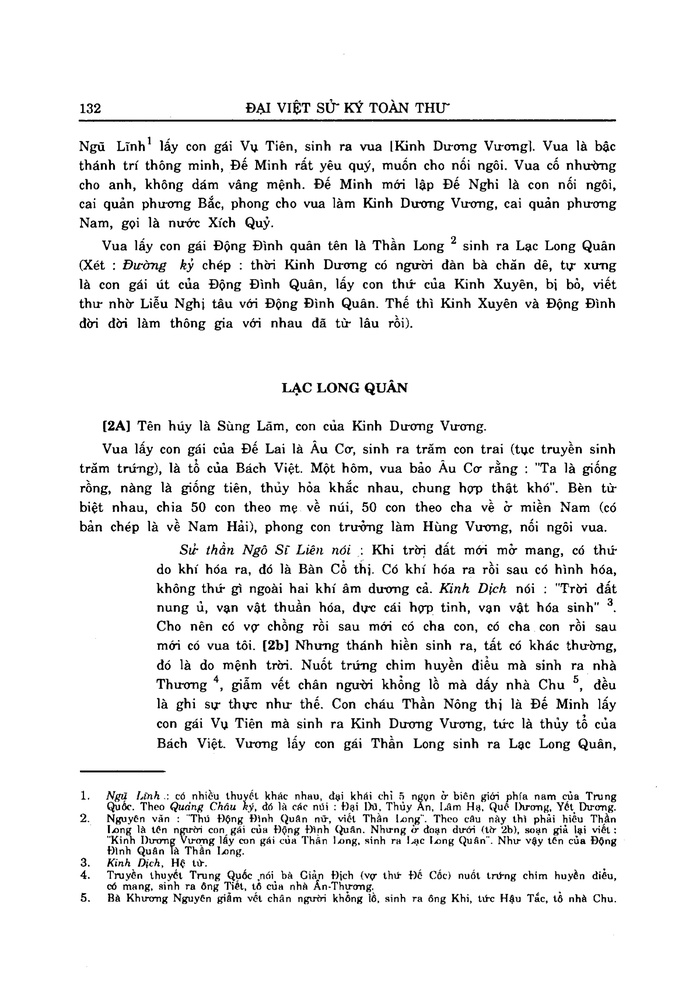
#> input picture data/convert/image/page_0131.jpg, 696 x 1000 px, shrunk from 1890 x 2717 before the run
$ python -i simple_pipeline.py   (imports and definitions only)
#> lines starting #> are read from the running program, lines starting #| are printed output that depends on the picture; after the words box and inside, x2 and y2 are one past the last pixel; in counts of white or black regions, pixels touching at a corner belong together
"""
Pipeline đơn giản: Xử lý ảnh → Detect bbox → Align với TXT → Crop dataset

INPUT:
- data/raw/images/page_001.png, page_002.png, ...
- data/raw/gt/page_001.txt, page_002.txt, ...

OUTPUT:
- data/processed/dataset/train/
- data/processed/dataset/val/
- data/processed/dataset/test/
"""

import os
import cv2
import numpy as np
from pathlib import Path
from paddleocr import PaddleOCR
from tqdm import tqdm
import json
import random
import re

# ===================== CONFIG =====================
class Config:
    # Input
    RAW_IMAGES_DIR = Path('/data/convert/image')
    RAW_GT_DIR = Path('/data/processed/text')

    # Output
    OUTPUT_DIR = Path('/data/processed')
    PREPROCESSED_DIR = OUTPUT_DIR / 'preprocessed'
    DETECTION_DIR = OUTPUT_DIR / 'detection'
    DATASET_DIR = OUTPUT_DIR / 'dataset'

    # Preprocessing
    DPI = 300
    REMOVE_BORDERS = True
    ENHANCE_CONTRAST = True
    DENOISE = True

    # OCR
    OCR_LANG = 'vi'
    USE_GPU = True

    # Alignment
    SIMILARITY_THRESHOLD = 0.6

    # Dataset split
    TRAIN_RATIO = 0.8
    VAL_RATIO = 0.1

    # Test mode
    TEST_MODE = True
    TEST_PAGES = 2


# ===================== BƯỚC 1: PREPROCESS =====================
def preprocess_image(image_path, output_path=None):
    """Xử lý 1 ảnh: xóa viền, nhiễu, tăng tương phản"""
#> called with image_path = '../data/convert/image/page_0131.jpg'

    try:
        img = cv2.imread(str(image_path))
#> img is the input picture: shape (1000, 696, 3); min 0, max 255, mean 237.5
        if img is None:
            print(f"⚠️ Cannot read image: {image_path}")
            return None

        # 1. Xóa viền
        if Config.REMOVE_BORDERS:
            gray = cv2.cvtColor(img, cv2.COLOR_BGR2GRAY)
            coords = cv2.findNonZero(cv2.bitwise_not(gray))
#> coords = contour of 187291 points, box (x1, y1, x2, y2) (72, 48, 664, 968), area 118356
            if coords is not None:
                x, y, w, h = cv2.boundingRect(coords)
#> x = 72; y = 48; w = 592; h = 920
                padding = 10
                x = max(0, x - padding)
#> x = 62
                y = max(0, y - padding)
#> y = 38
                w = min(img.shape[1] - x, w + 2*padding)
#> w = 612
                h = min(img.shape[0] - y, h + 2*padding)
#> h = 940
                img = img[y:y+h, x:x+w]
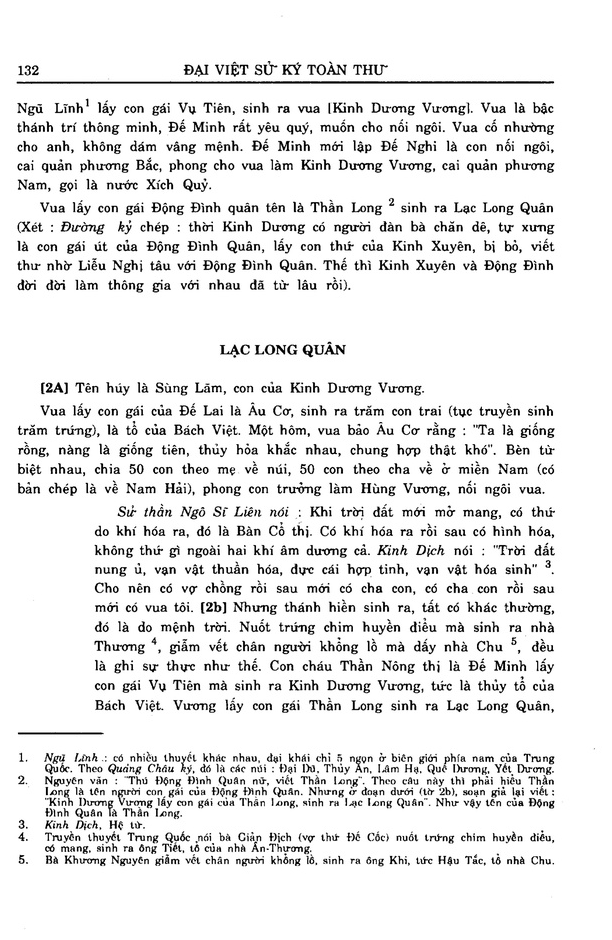
#> img: shape (940, 612, 3); min 0, max 255, mean 233.8

        # 2. Xóa nhiễu
        if Config.DENOISE:
            img = cv2.GaussianBlur(img, (3, 3), 0)
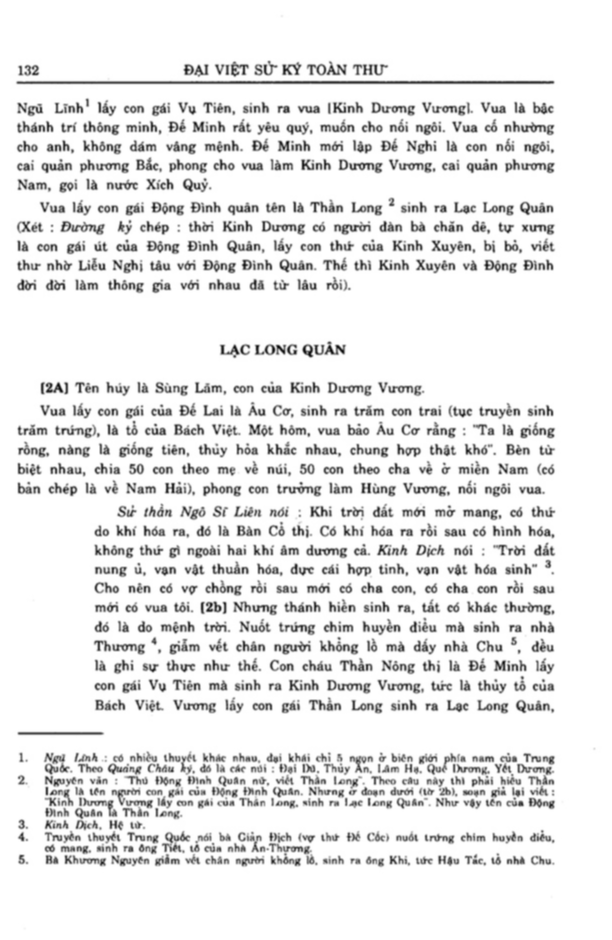
#> img: shape (940, 612, 3); min 12, max 255, mean 233.8

        # 3. Tăng độ tương phản
        if Config.ENHANCE_CONTRAST:
            # Nếu ảnh đã là grayscale từ bước 1, không cần convert lại
            if len(img.shape) == 3:
                gray = cv2.cvtColor(img, cv2.COLOR_BGR2GRAY)
#> gray: shape (940, 612)
            else:
                gray = img
            clahe = cv2.createCLAHE(clipLimit=2.0, tileGridSize=(8,8))
            img = clahe.apply(gray)
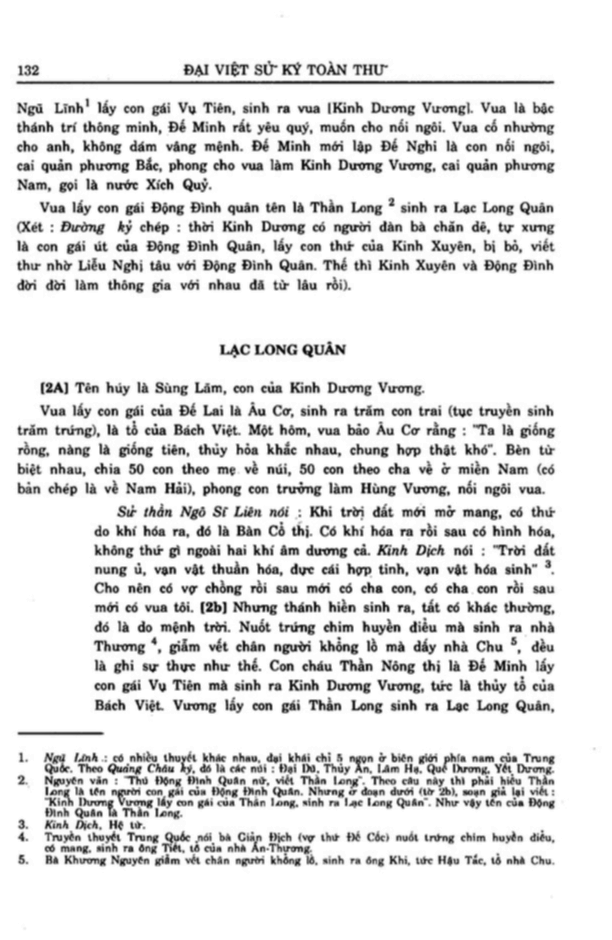
#> img: shape (940, 612); min 10, max 255, mean 228.2

        # Kiểm tra ảnh có hợp lệ không
        if img is None or img.size == 0:
            print(f"⚠️ Processed image is empty: {image_path}")
            return None

        if output_path:
            success = cv2.imwrite(str(output_path), img)
            if not success:
                print(f"⚠️ Failed to save image: {output_path}")
                return None

        return img

    except Exception as e:
        print(f"❌ Error processing image {image_path}: {e}")
        return None


# [438 lines left out: functions preprocess_all_images, detect_boxes_paddleocr, visualize_boxes, load_ground_truth_txt, calculate_similarity, align_boxes_with_txt and 3 more, not called in this run]


# [2 lines not run here, left out]

>>> result = preprocess_image('../data/convert/image/page_0131.jpg')

$ run again, on data/convert/image/page_0137.jpg
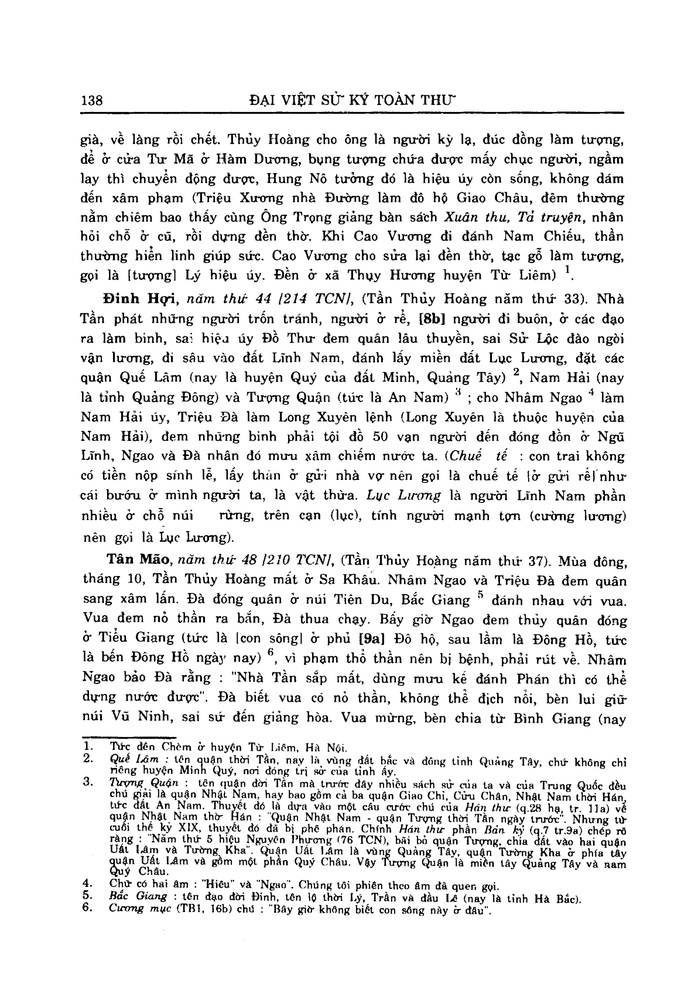
#> input picture data/convert/image/page_0137.jpg, 698 x 1000 px, shrunk from 1897 x 2717 before the run
#> in preprocess_image, img is the input picture: shape (1000, 698, 3); min 0, max 255, mean 232.7
#> coords = contour of 240209 points, box (x1, y1, x2, y2) (72, 88, 632, 944), area 149575
#> in preprocess_image, `x, y, w, h = cv2.boundingRect(coords)`: x = 72; y = 88; w = 560; h = 856
#> in preprocess_image, `x = max(0, x - padding)`: x = 62
#> in preprocess_image, `y = max(0, y - padding)`: y = 78
#> in preprocess_image, `w = min(img.shape[1] - x, w + 2*padding)`: w = 580
#> in preprocess_image, `h = min(img.shape[0] - y, h + 2*padding)`: h = 876
#> in preprocess_image, `img = cv2.GaussianBlur(img, (3, 3), 0)`:
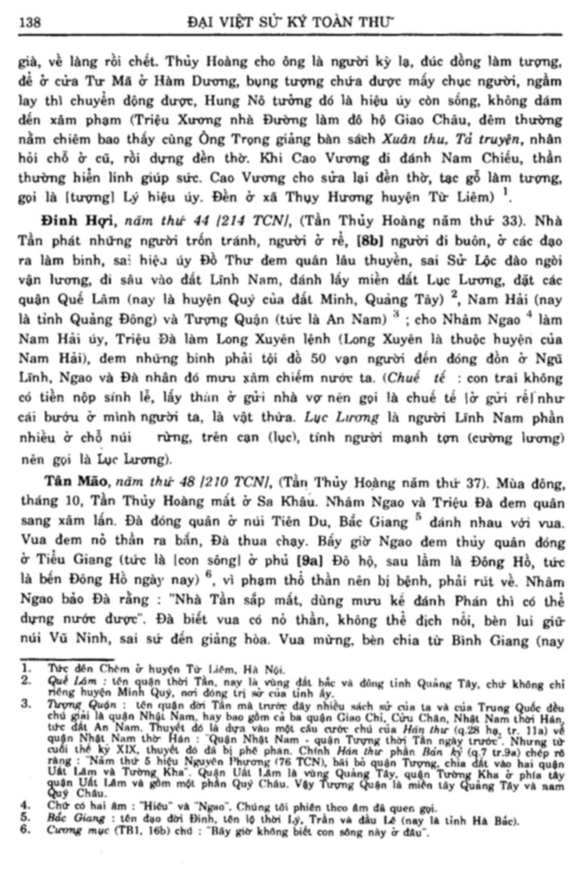
#> img: shape (876, 580, 3); min 8, max 255, mean 224.4
#> in preprocess_image, `img = clahe.apply(gray)`:
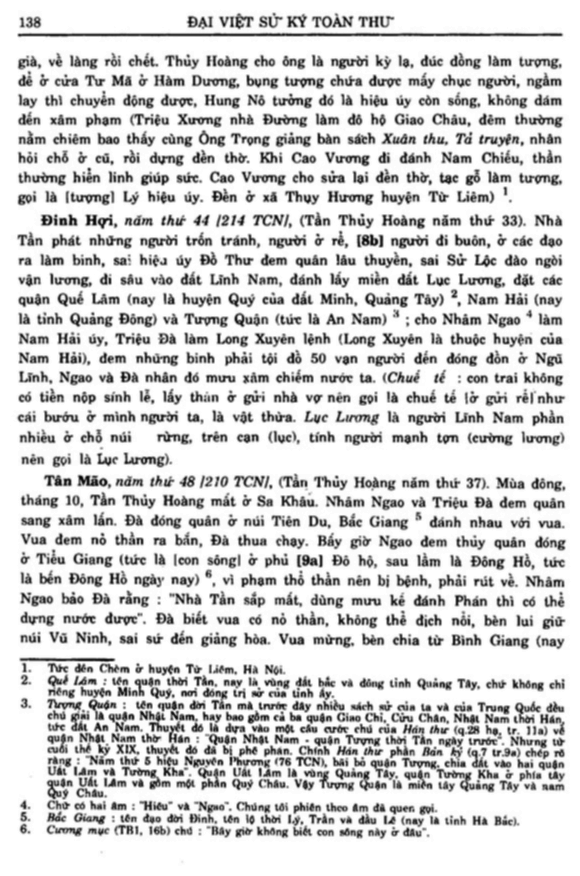
#> img: shape (876, 580); min 5, max 255, mean 214.5

$ run again, on data/convert/image/page_0138.jpg
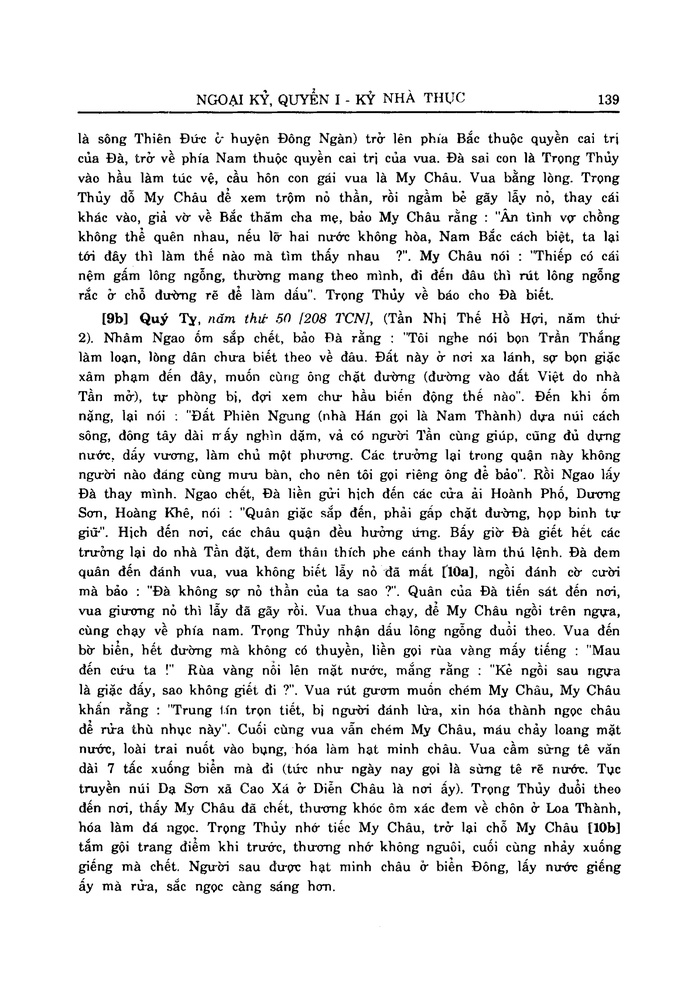
#> input picture data/convert/image/page_0138.jpg, 698 x 1000 px, shrunk from 1897 x 2717 before the run
#> in preprocess_image, img is the input picture: shape (1000, 698, 3); min 0, max 255, mean 233.4
#> coords = contour of 236924 points, box (x1, y1, x2, y2) (72, 86, 624, 928), area 19623
#> in preprocess_image, `x, y, w, h = cv2.boundingRect(coords)`: x = 72; y = 86; w = 552; h = 842
#> in preprocess_image, `x = max(0, x - padding)`: x = 62
#> in preprocess_image, `y = max(0, y - padding)`: y = 76
#> in preprocess_image, `w = min(img.shape[1] - x, w + 2*padding)`: w = 572
#> in preprocess_image, `h = min(img.shape[0] - y, h + 2*padding)`: h = 862
#> in preprocess_image, `img = cv2.GaussianBlur(img, (3, 3), 0)`:
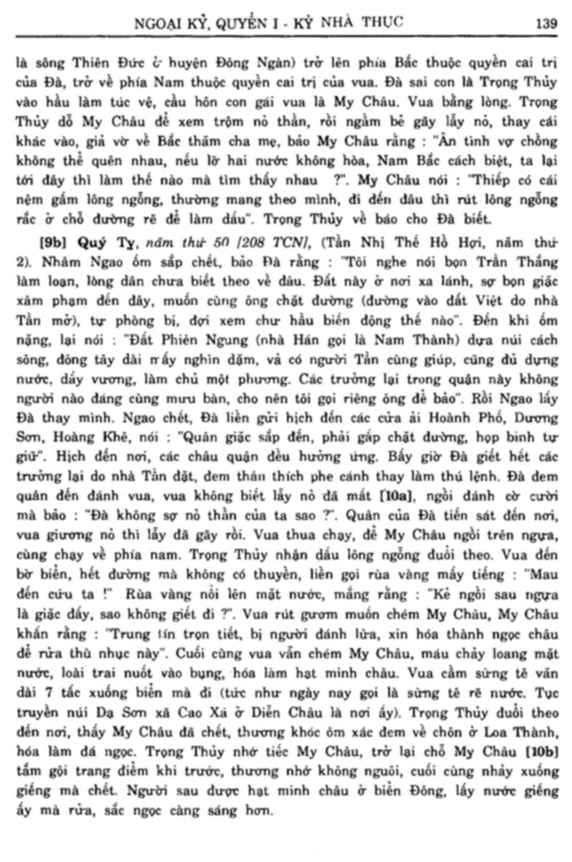
#> img: shape (862, 572, 3); min 12, max 255, mean 224.5
#> in preprocess_image, `img = clahe.apply(gray)`:
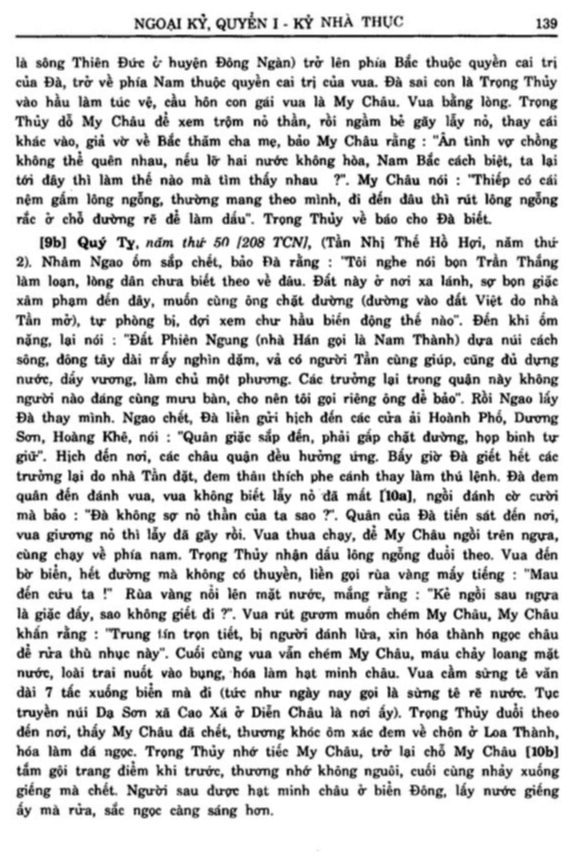
#> img: shape (862, 572); min 7, max 255, mean 215.2
